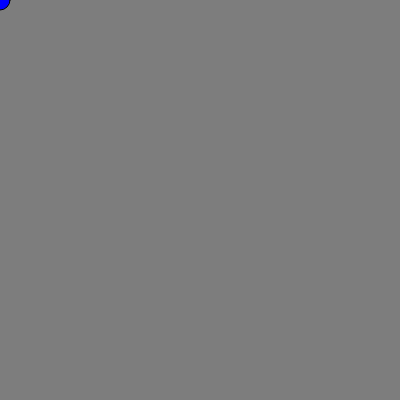
Frame 1 (no input)
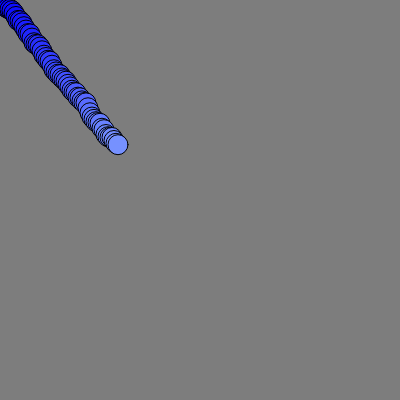
Frame 60 (no input)
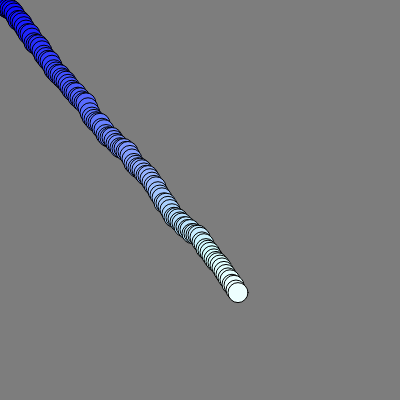
Frame 120 (the mouse pressed at the canvas centre since frame 60)

The p5.js sketch that drew these frames (run headless with seeded random() and noise() and a simulated clock; from frame 60 on, the mouse is pressed at the canvas centre):

// p5.js sketch
// ── sketch.js
let x;
let y;
let c
function setup() {
  createCanvas(400, 400);
  background(125,125,125);
  x=0;
  y=0;
  c= color(random(255),random(255),random(255));
}

function draw() {
  fill(x,y,255);

 ellipse(x,y,20,20);
 x+=2;
 y+=random(5);


 if(x > 400)
 {
   x=0;
 }
 if(y > 400)
 {
   y=0;
 }
}
